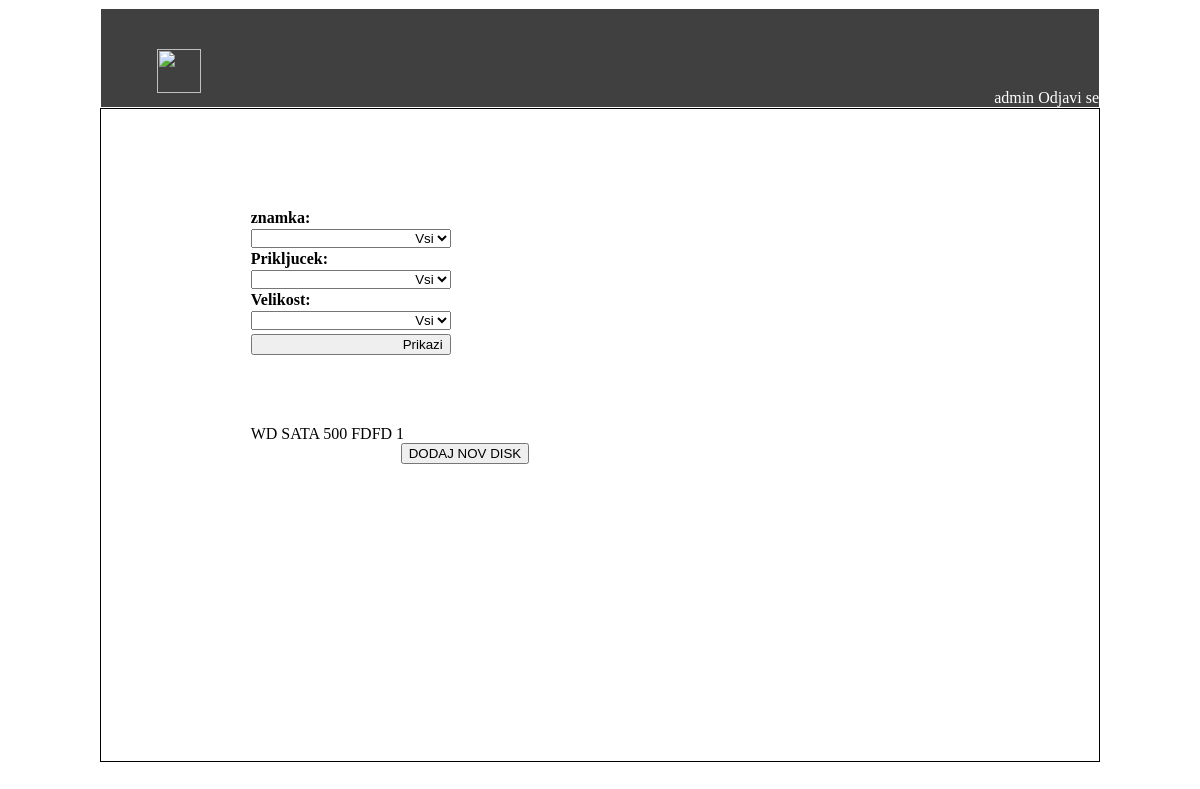
/app/diski (signed in), run on an earlier commit of the app's database.
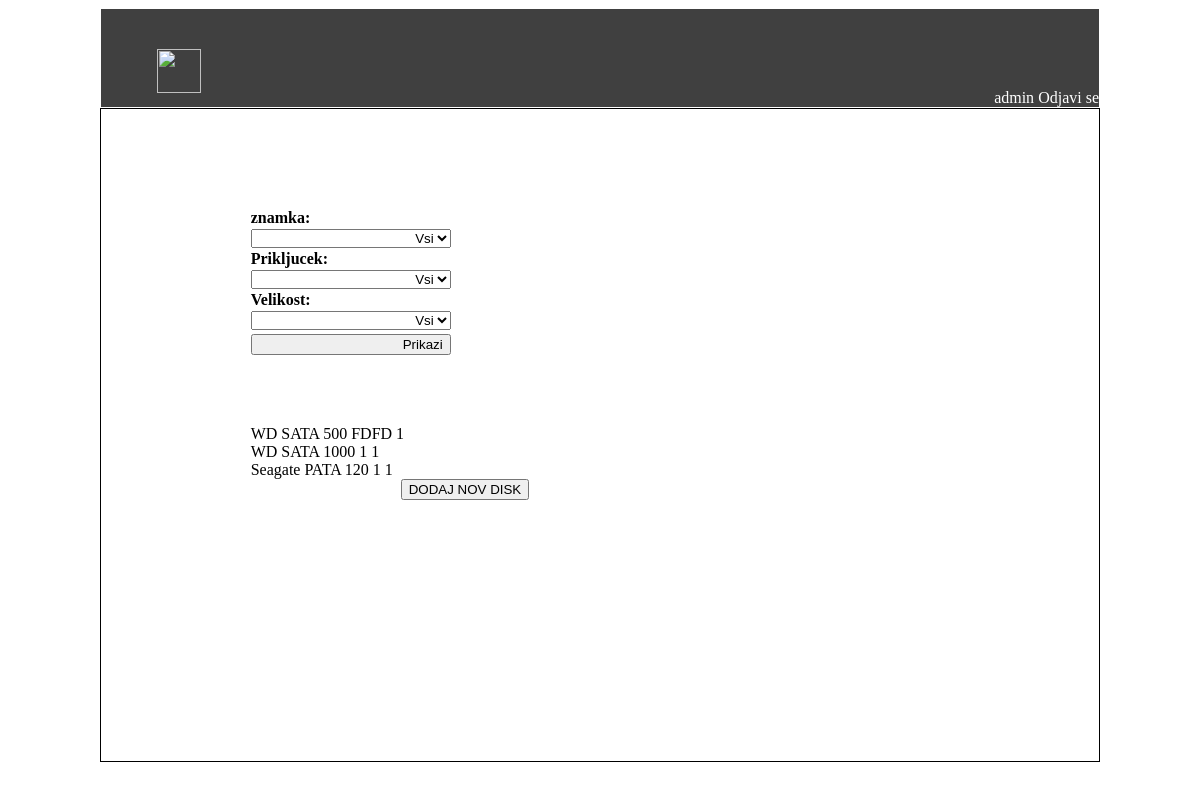
And on a later commit of the database.
### kalkulator/models.py (models this page shows)
class Disk(models.Model):
    znamka = models.CharField(max_length=20)
    prikljucek = models.CharField(max_length=20)
    velikost = models.CharField(max_length=20)
    opis = models.CharField(max_length=20)
    kolicina = models.CharField(max_length=20)

### kalkulator/views.py (the view, shortened to what this page needs)
@login_required
def diski(request):
    context = {}
    diski = Disk.objects.all()
    znamke = Disk.objects.values_list('znamka', flat=True).distinct()
    velikosti = Disk.objects.values_list('velikost', flat=True).distinct()
    context['znamke'] = znamke
    context['velikosti'] = velikosti
    context['diski'] = diski
    return render(request, 'kalkulator/diski.html', context)

### kalkulator/templates/kalkulator/diski.html (shortened to what this page needs)
{% extends "kalkulator/base.html" %}
{% block main %}
	<div id="Stanje">
		<form>
			<label>znamka:</label><select name="znamka">
										<option>Vsi</option>
										</select>
			<label>Prikljucek:</label><select name="prikljucek">
										<option>Vsi</option>
										</select>
			<label>Velikost:</label><select name="velikost">
										<option>Vsi</option>
										</select>
			<input type="submit" id="vpisi" value="Prikazi">
		</form>
		<br>
		<br>
		<br>
		<br>
		<br>
		<br>
		<br>
		<br>
		<br>
		<br>
		<br>
		<br>
		{% for disk in diski %}
		{{disk.znamka}}   {{disk.prikljucek}} {{disk.velikost}} {{disk.opis}} {{disk.kolicina}}<br>
		{% endfor %}
		<a href="dodajDisk" style="margin-left:150px">
			<button> DODAJ NOV DISK</button>
		</a>
	</div>
{% endblock %}

What changed in the data, as far as the page shows it:
added Disk: znamka "WD", prikljucek "SATA", velikost "1000", opis "1", kolicina "1"
added Disk: znamka "Seagate", prikljucek "PATA", velikost "120", opis "1", kolicina "1"
